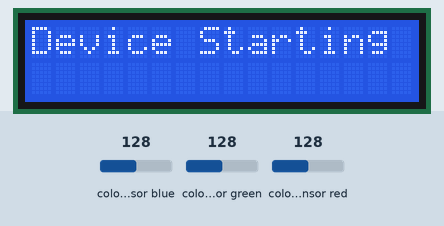
This sketch was run on a simulated Arduino Uno, built with avr-gcc and run on an emulated ATmega328P. On the bench: 16×2 character LCD. The inputs (shaded band) are chosen by the test bench; at power-on: colour sensor blue 128, colour sensor green 128, colour sensor red 128. What the sketch prints to the serial monitor is not drawn. At 14.4 s the program stops and its outputs stay as they are.

Above: at 0.1 s.
At 8.3 s:
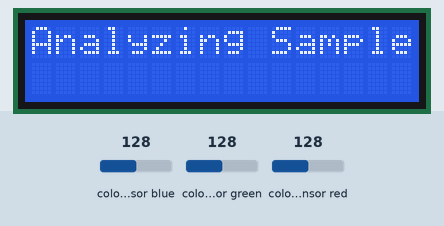
8.4 s: colour sensor blue set to 5
At 10.3 s:
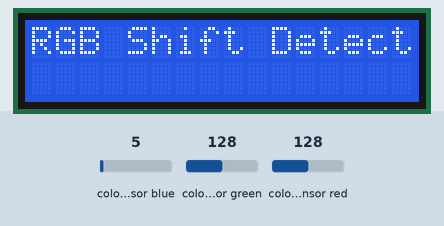
Timing chart, 0 to 11.8 s (numbered marks = the images above; inputs shaded):
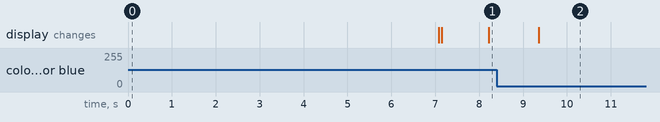

Measured:
- after the input at 8.4 s, the display: changes after 0.96 s (image 2)

The sketch:

rgb_vs_cfu.ino
```cpp
#include <Wire.h>
#include <LiquidCrystal_I2C.h>
#include <Adafruit_TCS34725.h>

// I2C Addresses
#define LCD_I2C_ADDRESS 0x27

// Initialize peripherals
LiquidCrystal_I2C lcd(LCD_I2C_ADDRESS, 16, 2);
Adafruit_TCS34725 tcs = Adafruit_TCS34725(TCS34725_INTEGRATIONTIME_600MS, TCS34725_GAIN_1X);

// Constants for Chlorine Dose Calculation
const float CT = 0.1;      // CT value for E. coli in mg·min/L
const int VOLUME = 10;     // Water volume in liters
const int TIME = 30;       // Contact time in minutes

// Thresholds for RGB Shift Detection
const uint16_t RGB_SHIFT_THRESHOLD = 20; // Minimum change to detect shift

// Variables for Initial RGB Values
uint16_t initialR = 0, initialG = 0, initialB = 0;

// Timing Variables
unsigned long startTime;           // Time when the process starts
unsigned long lastReadingTime = 0; // Time of the last reading
unsigned long readingInterval = 30000; // Phase 1 interval (30 seconds = 30,000 ms)

// Function to Initialize LCD
void initLCD() {
    lcd.init();
    lcd.backlight();
    lcd.setCursor(0, 0);
    lcd.print("Device Starting");
    delay(7000); // Display for 7 seconds
    lcd.clear();
}

// Function to Initialize TCS34725 Sensor
void initTCS34725() {
    if (!tcs.begin()) {
        Serial.println("TCS34725 not found!");
        lcd.clear();
        lcd.setCursor(0, 0);
        lcd.print("Device Error");
        while (1); // Halt program if the sensor fails
    }
    Serial.println("TCS34725 initialized");
    tcs.getRawData(&initialR, &initialG, &initialB, nullptr);
    startTime = millis(); // Record the start time of the process
}

// Function to Read RGB Values
void readRGBValues(uint16_t &r, uint16_t &g, uint16_t &b) {
    uint16_t clear;
    tcs.getRawData(&r, &g, &b, &clear);
    Serial.print("R: "); Serial.print(r);
    Serial.print(" G: "); Serial.print(g);
    Serial.print(" B: "); Serial.println(b);
}

// Function to Detect RGB Shift
bool detectRGBShift(uint16_t r, uint16_t g, uint16_t b) {
    return (abs(r - initialR) > RGB_SHIFT_THRESHOLD ||
            abs(g - initialG) > RGB_SHIFT_THRESHOLD ||
            abs(b - initialB) > RGB_SHIFT_THRESHOLD);
}

// Main Setup Function
void setup() {
    Serial.begin(115200);

    // Initialize LCD
    initLCD();

    // Initialize TCS34725 Sensor
    initTCS34725();
}

// Main Loop Function
void loop() {
    lcd.clear();
    lcd.setCursor(0, 0);
    lcd.print("Analyzing Sample");

    uint16_t r, g, b;
    readRGBValues(r, g, b);

    // Check for RGB shift
    if (detectRGBShift(r, g, b)) {
        lcd.clear();
        lcd.setCursor(0, 0);
        lcd.print("RGB Shift Detected");
        delay(5000); // Display the detection message
        while (1); // Halt further processing
    }

    delay(1000); // Refresh the "Analyzing Sample" display every second
}
```
